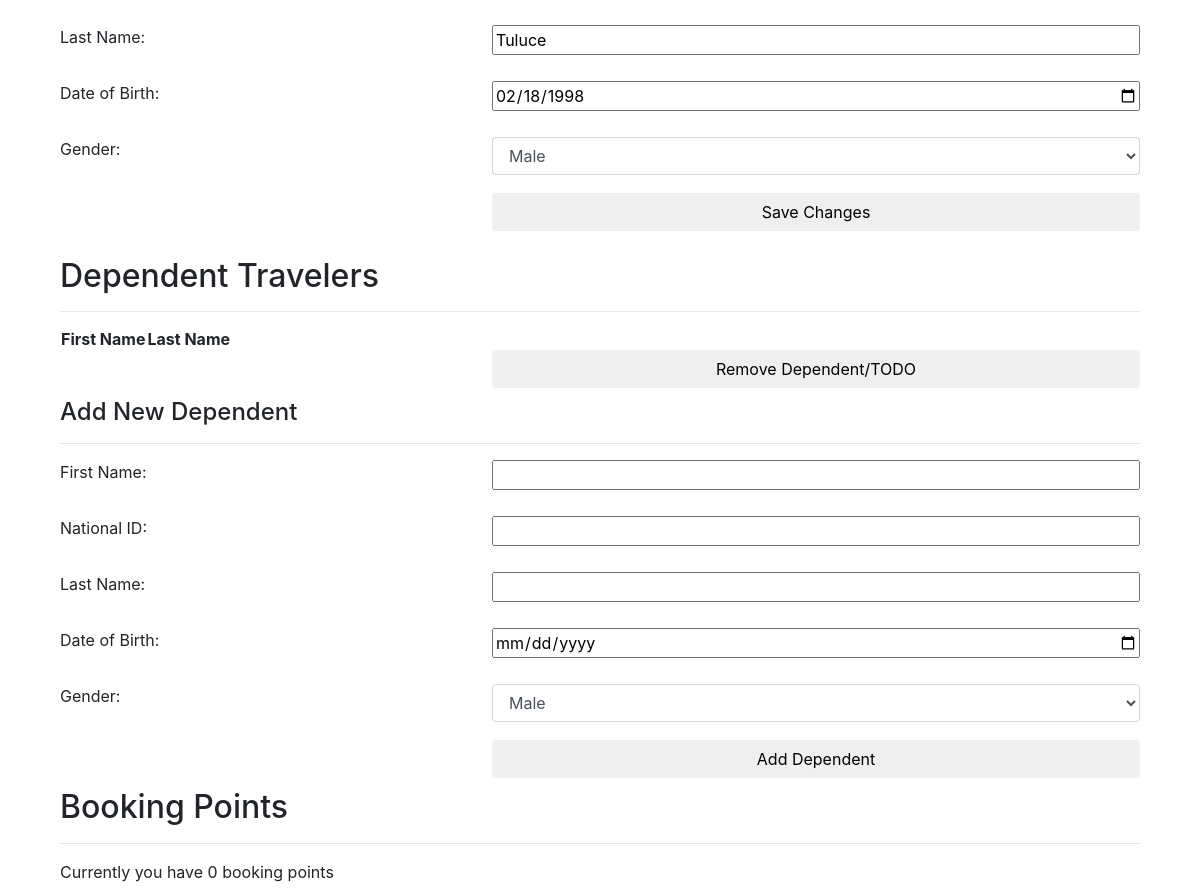
The page /website/my_account.php (signed in, middle part) on the database as committed earlier.
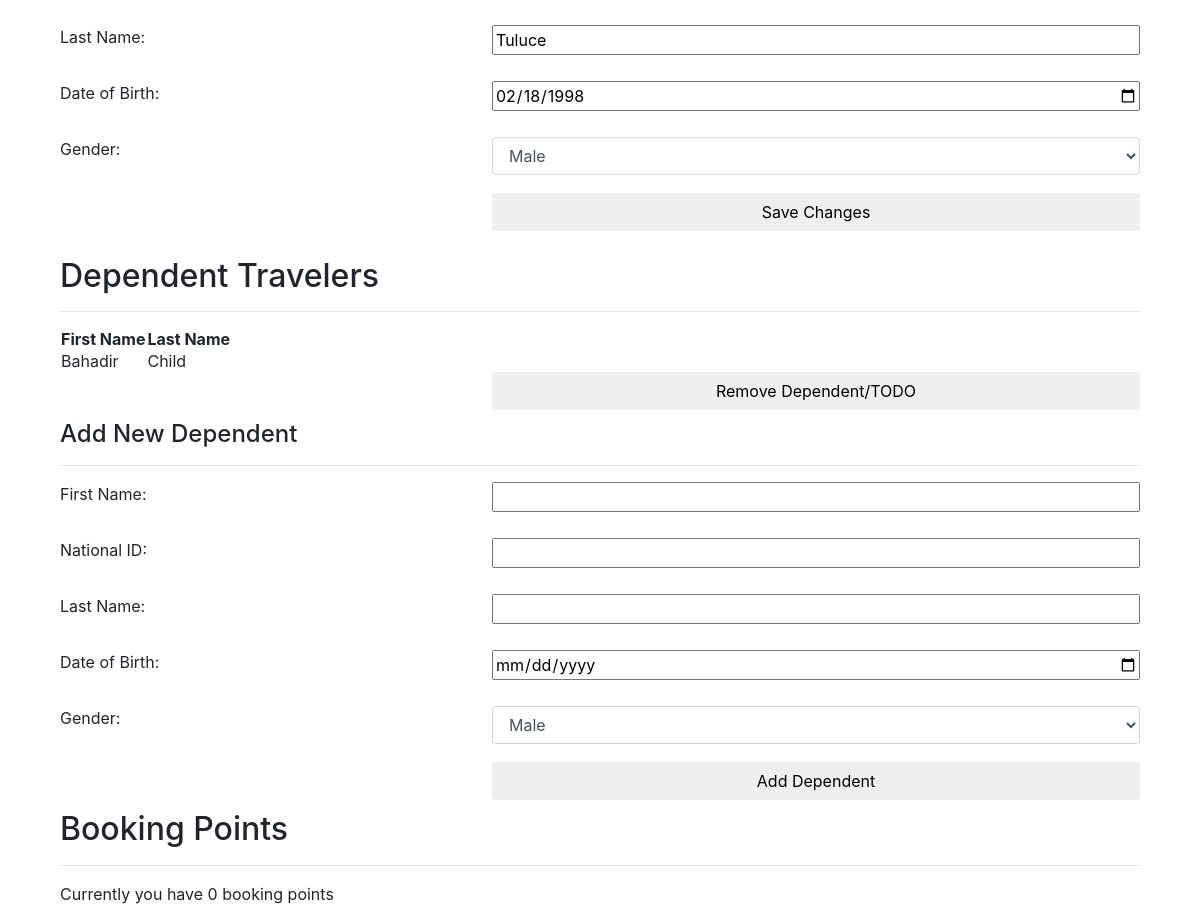
The same page on the database as committed later.
### tables this page shows
CREATE TABLE CustomerAccount (
    ID INTEGER PRIMARY KEY AUTO_INCREMENT,
    national_ID VARCHAR(15),
    nationality INTEGER,
    gender VARCHAR(6),
    date_of_birth DATE,
    booking_points INTEGER DEFAULT 0,
    FOREIGN KEY (ID) REFERENCES Account(ID),
    FOREIGN KEY (nationality) REFERENCES Country(ID)
);

CREATE TABLE Account (
    ID INTEGER PRIMARY KEY AUTO_INCREMENT,
    username VARCHAR(50) NOT NULL,
    email VARCHAR(50)  NOT NULL,
    passwd VARCHAR(50) NOT NULL,
    first_name VARCHAR(50),
    middle_name VARCHAR(50),
    last_name VARCHAR(50)
);

CREATE TABLE Dependent (
    national_ID INTEGER PRIMARY KEY,
    customer_ID INTEGER,
    gender VARCHAR(6) NOT NULL,
    date_of_birth DATE NOT NULL,
    first_name VARCHAR(50),
    middle_name VARCHAR(50),
    last_name VARCHAR(50),
    FOREIGN KEY (customer_ID) REFERENCES CustomerAccount(ID)
);

### website/util/session.php (called while the page is built, shortened)
<?php
   if(isset($_SESSION['session_username'])
      && isset($_SESSION['session_fullname'])
      && isset($_SESSION['session_is_staff'])
      && isset($_SESSION['session_id'])) {
      $current_id = $_SESSION['session_id'];
   }
?>

### website/my_account.php (the view, shortened to what this page needs)
<?php
    include('util/session.php');
    include('util/forms.php');
    if($logged_in == false) {
        header("location: login.php");
    }
    else {
        $profile_settings_data_query = "select * from Account A, CustomerAccount C, Country CR where A.ID = C.ID and C.nationality = CR.ID and A.username = '" . $_SESSION['session_username'] . "';";
        $profile_settings_result = mysqli_query($db, $profile_settings_data_query);
        $profile_settings_data = $profile_settings_result->fetch_assoc();
        $first_name = " " . $profile_settings_data['first_name'] . " " .  $profile_settings_data['middle_name'];
        $last_name = $profile_settings_data['last_name'];
        $national_id = $profile_settings_data['national_ID'];
        $date_of_birth = $profile_settings_data['date_of_birth'];
        $booking_pts = $profile_settings_data['booking_points'];
    }
?>
<html>
    <head>
      <link rel="stylesheet" href="style/style.css"/>
      <link rel="stylesheet" href="lib/bootstrap.min.css"/>
   </head>
   <body class="content">
        <div class="profile-settings">
            <form action="" method="POST">
            <div class="profile-left">
                <input class='input-field' type='text' name='first_name' value = '<?php echo $first_name ?>'/> <br><br>
                <?php
                    echo '<select class="form-control input-field" name="nationality">';
                    echo '</select> <br><br>';
                ?>
                <input class='input-field' type='text' name='national_id' value = '<?php echo $national_id ?>'/> <br><br>
                <input class='input-field' type='text' name='phone_number' value = '<?php echo $phone_number ?>'/> <br><br>
            </div>
            <div class="profile-left">
                <label>Last Name:</label>
                <input class='input-field' type='text' name='last_name' value = '<?php echo $last_name ?>'/> <br><br>
                <label>Date of Birth:</label>
                <input class='input-field' type='date' name='date_of_birth' value = '<?php echo $date_of_birth ?>'/> <br><br>
                <label>Gender:</label>
                <select class="form-control input-field" name="gender">
                <option>Male</option>
                </select> <br><br>
                <input class='input-field btn' type='submit' name ='profile-submit' value='Save Changes'/><br><br>
            </div>
            </form>
        </div>
        <div class="dependent-settings">
            <h2> Dependent Travelers </h2>
            <hr>
            <table>
            <tr>
                <th> First Name </th>
                <th> Last Name </th>
            </tr>
            <?php
                $get_dependent_query = "SELECT first_name, middle_name, last_name FROM Dependent
                WHERE Dependent.customer_ID = $current_id;";
                $get_dependent_result = mysqli_query($db, $get_dependent_query);
                while($row = $get_dependent_result->fetch_assoc()) {
                    echo "<tr>";
                    echo "<td>" . $row['first_name'] . "</td>";
                    echo "<td>" . $row['last_name'] . "</td>";
                    echo "</tr>";
                }
            ?>
            </table>
            <?php echo get_form_btn("Remove Dependent/TODO");?>
            <h4> Add New Dependent </h4>
            <hr>
            <div class="dependent-left">
                <label>First Name:</label>
                <input class='input-field' type='text' name='dep_first_name' value = '<?php echo $dep_first_name; ?>'/> <br><br>
                <label>National ID:</label>
                <input class='input-field' type='text' name='dep_national_id' value = '<?php echo $dep_national_id; ?>'/> <br><br>
            </div>
            <div class="dependent-right">
                <label>Last Name:</label>
                <input class='input-field' type='text' name='dep_last_name' value = '<?php echo $dep_last_name ?>'/> <br><br>
                <label>Date of Birth:</label>
                <input class='input-field' type='date' name='dep_dob' value = '<?php echo $dep_dob ?>'/> <br><br>
                <label>Gender:</label>
                <select class="form-control input-field" name="dep_gender">
                <option>Male</option>
                </select> <br><br>
                <input class='input-field btn' type='submit' name ='dependent-add-submit' value='Add Dependent'/><br><br>
            </div>
        </div>
        <div class="booking-pts">
                <h2> Booking Points </h2>
                <hr>
                <p>Currently you have <?php echo $booking_pts ?> booking points</p>
        </div>
   </body>
</html>

### website/util/forms.php (shortened to what this page needs)
<?php
function get_form_btn($val) {
    return "<input class='input-field btn' type='submit' value='$val'/><br><br>";
}
?>

### website/style/style.css (style rules this page uses)
.content { margin-left: 5%; margin-right: 5%; }
.input-field { float: right; width: 60% !important; vertical-align: middle; }

Rows that differ between the two databases and show on the page:
added dependent: first_name "Bahadir", last_name "Child"
